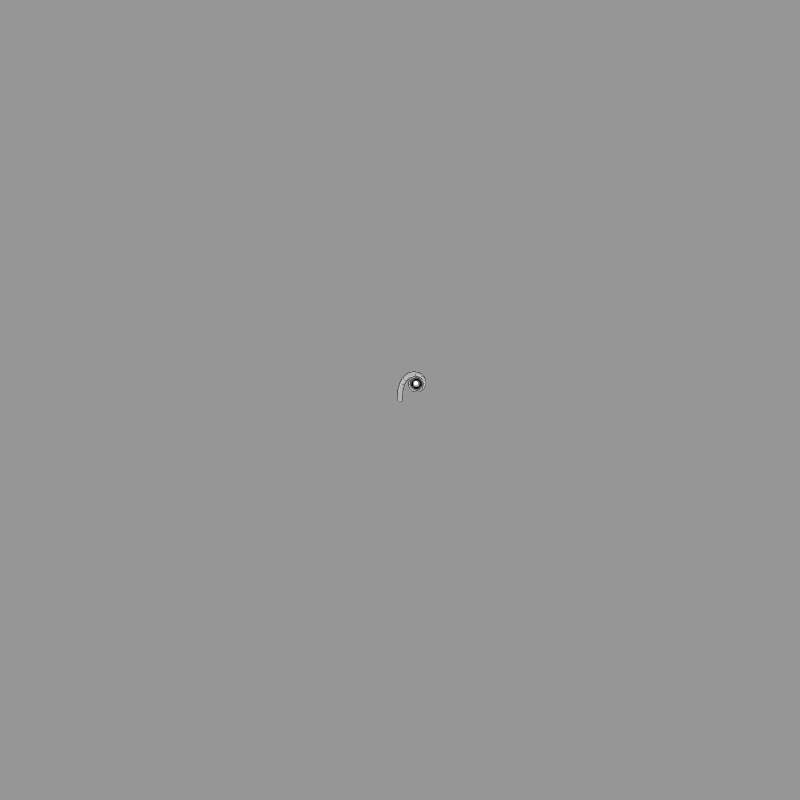
Frame 1 (no input)
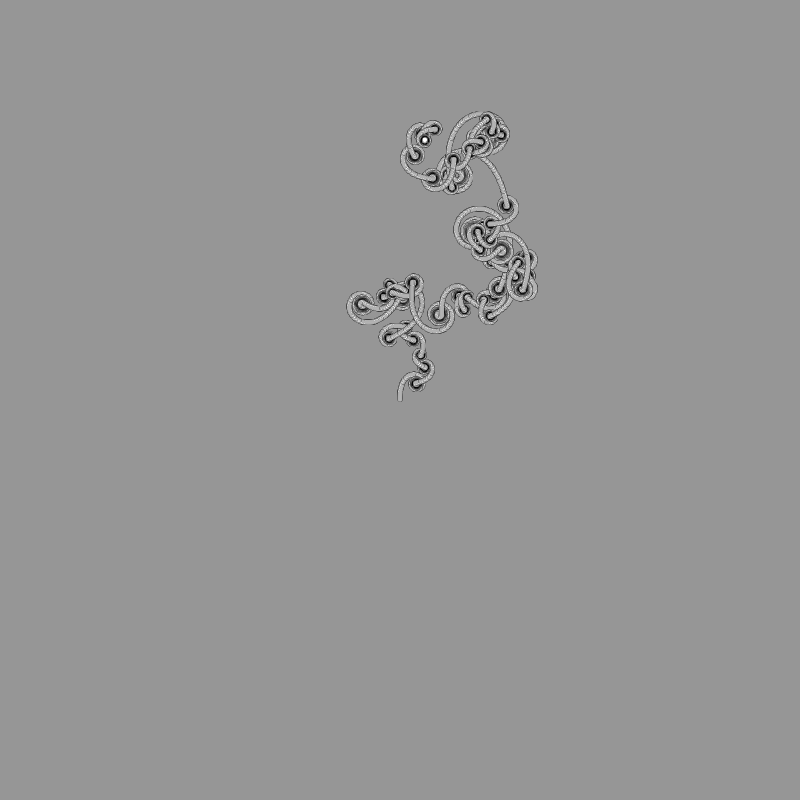
Frame 60 (the mouse pressed at the canvas centre just before this capture)
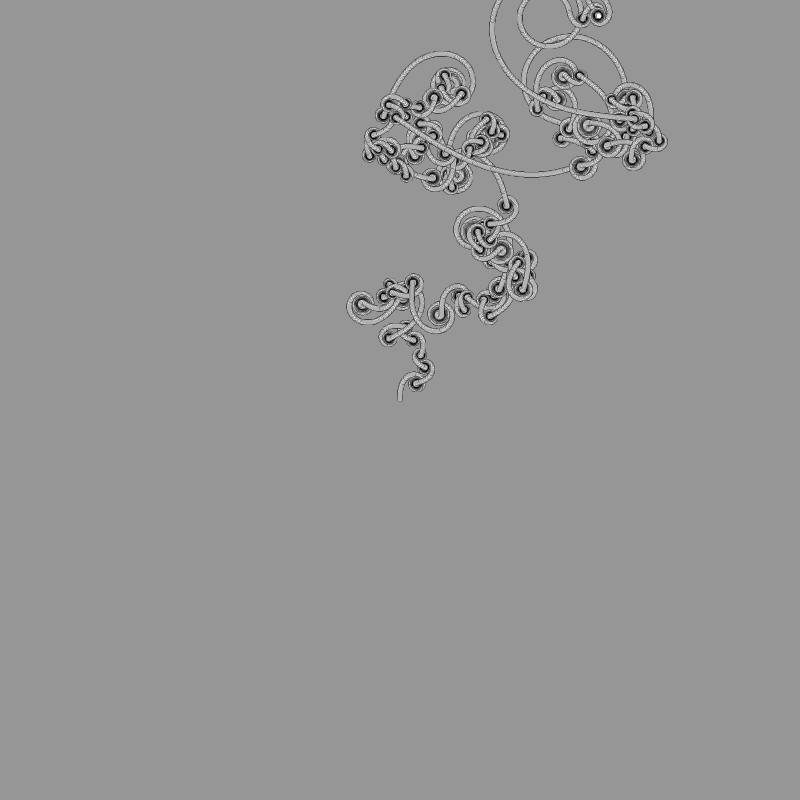
Frame 120 (the mouse held since frame 60 and released just before this capture)

The Processing sketch that drew these frames (run headless with seeded random() and noise(); from frame 60 on, the mouse is pressed at the canvas centre):

// Processing sketch: processing_17894
// ── processing_17894.pde

float x,y,a,i;void setup(){size(800,800);background(150);strokeWeight(0.3);smooth();a=-PI/2;x=y=400;}
void draw(){i=random(-.01,.01);for(int j=1;j<500;j++){x+=cos(a);y+=sin(a);ellipse(x,y,5,5);a+=j*i;}}
void mouseClicked(){setup();}
